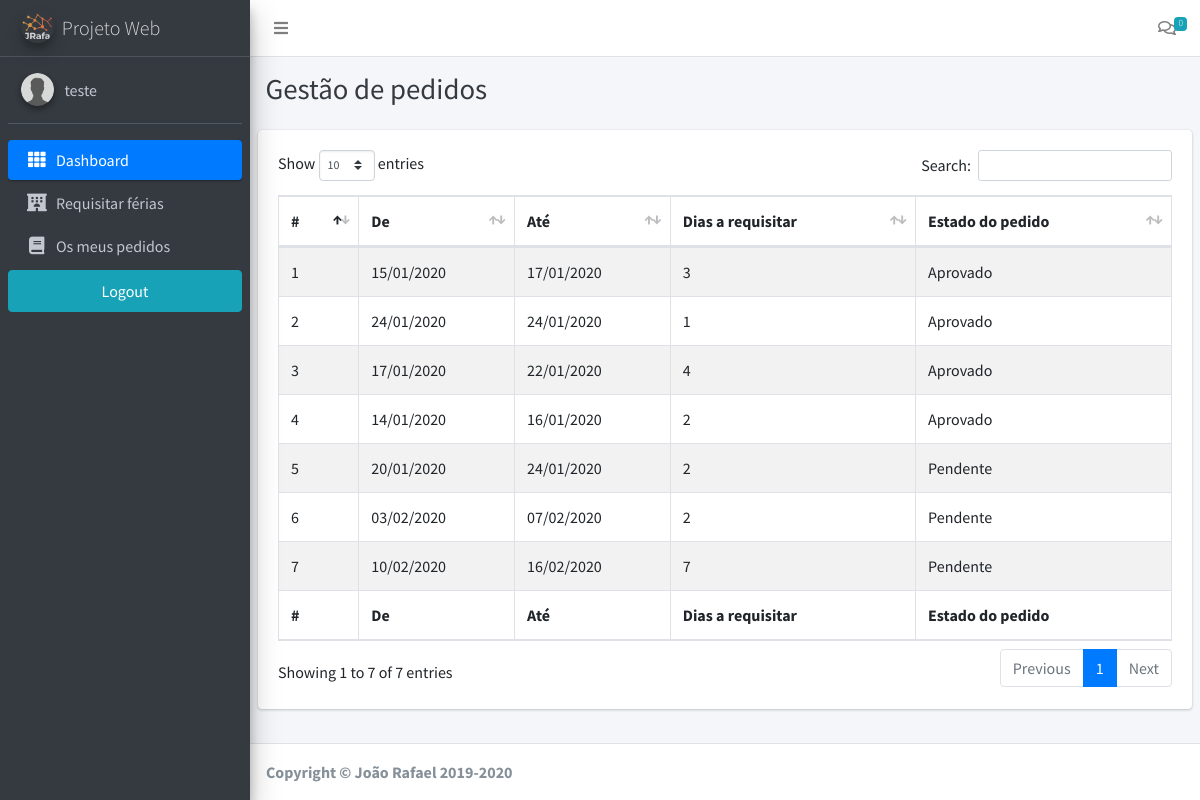
/userPedidos.view.php (signed in), run on the app's committed database.
### tables this page shows
CREATE TABLE `ferias` (
  `id` int(3) NOT NULL,
  `userId` int(3) NOT NULL,
  `from` varchar(20) NOT NULL,
  `to` varchar(20) NOT NULL,
  `days` int(11) NOT NULL,
  `status` varchar(20) DEFAULT 'pending'
);

### includes/helpers/userData.php (called while the page is built, shortened)
<?php
if (!(isset($_SESSION['logado']))) {
    echo '<script type="text/javascript">alert("Faça login para aceder a esta página");location="login.view.php";</script>';
} else {
    $user_Username = $_SESSION['userData']['username'];
}

### includes/models/message.model.php (called while the page is built, shortened)
<?php
class Message
{
    public function getMessagesFromUser($userId)
    {
        $conexaoBD = new ConexaoBD();
        $conexao = $conexaoBD->criarConexao();
        $sql = "SELECT * FROM messages WHERE destinationId = " . $userId . " ORDER BY `messages`.`date` DESC";
        $query = $conexao->query($sql);
        return $query->fetchAll(PDO::FETCH_ASSOC);
    }
}

### includes/models/ferias.model.php (called while the page is built, shortened)
<?php
class Ferias
{
    public function getAllByUserId($userId)
    {
        $conexaoBD = new ConexaoBD();
        $conexao = $conexaoBD->criarConexao();
        $sql = "SELECT * FROM ferias WHERE userId = $userId";
        $query = $conexao->query($sql);
        return $query->fetchAll(PDO::FETCH_ASSOC);
    }
}

### includes/controllers/userPedidos.controller.php (called while the page is built, shortened)
<?php
include "includes/helpers/userData.php";
include "includes/models/ferias.model.php";
include "includes/models/message.model.php";
$ferias = new Ferias();
$pedidos = $ferias->getAllByUserId($user_Id);

### userPedidos.view.php (the view, shortened to what this page needs)
<?php
include "includes/controllers/userPedidos.controller.php";
include "includes/header.php";
include "includes/userSidebar.php";
include "includes/navBar.php";
?>
<div class="content-wrapper">
    <div class="content-header">
        <div class="container-fluid">
            <div class="row mb-2">
                <div class="col-sm-6">
                    <h1 class="m-0 text-dark">Gestão de pedidos</h1>
                </div>
            </div>
        </div>
    </div>
    <section class="content">
        <div class="row">
            <div class="col-12">
                <div class="card">
                    <div class="card-body">
                        <table id="example2" class="table table-bordered table-striped">
                            <thead>
                                <tr>
                                    <th>#</th>
                                    <th>De</th>
                                    <th>Até</th>
                                    <th>Dias a requisitar</th>
                                    <th>Estado do pedido</th>
                                </tr>
                            </thead>
                            <tbody>
                                <?php
                                foreach ($pedidos as $index => $pedido) {
                                    if ($pedido['status'] == 'pending') {
                                        $estado = 'Pendente';
                                    } else if ($pedido['status'] == 'refused') {
                                        $estado = 'Recusado';
                                    } else {
                                        $estado = 'Aprovado';
                                    }
                                    echo    '<tr>
                                                <td>' . ($index + 1) . '</td>
                                                <td>' . $pedido['from'] . '</td>
                                                <td>' . $pedido['to'] . '</td>
                                                <td>' . $pedido['days'] . '</td>
                                                <td>' . $estado . '</td>
                                            </tr>';
                                } ?>
                            </tbody>
                            <tfoot>
                                <tr>
                                    <th>#</th>
                                    <th>De</th>
                                    <th>Até</th>
                                    <th>Dias a requisitar</th>
                                    <th>Estado do pedido</th>
                                </tr>
                            </tfoot>
                        </table>
                    </div>
                </div>
            </div>
        </div>
    </section>
</div>
<?php include "includes/footer.php";
include "includes/scripts.php" ?>
</body>
</html>

### includes/header.php (shortened to what this page needs)
<!DOCTYPE html>
<html lang="en">
<head>
    <link rel="stylesheet" href="css/Login-Form-Dark.css">
    <link rel="stylesheet" href="css/styles.css">
    <link rel="stylesheet" href="plugins/fontawesome-free/css/all.min.css">
    <link rel="stylesheet" href="dist/css/adminlte.min.css">
    <link rel="stylesheet" href="https://code.ionicframework.com/ionicons/2.0.1/css/ionicons.min.css">
    <link rel="stylesheet" href="../../plugins/datatables-bs4/css/dataTables.bootstrap4.css">
    <link rel="stylesheet" href="../../plugins/daterangepicker/daterangepicker.css">
    <link rel="stylesheet" href="../plugins/fullcalendar/main.min.css">
    <link rel="stylesheet" href="../plugins/fullcalendar-daygrid/main.min.css">
    <link rel="stylesheet" href="../plugins/fullcalendar-timegrid/main.min.css">
    <link rel="stylesheet" href="../plugins/fullcalendar-bootstrap/main.min.css">
</head>
<body class="hold-transition sidebar-mini">
    <div class="wrapper">

### includes/userSidebar.php
<aside class="main-sidebar sidebar-dark-primary elevation-4">
    <a href="index3.html" class="brand-link">
        <img src="dist/img/jrafa_Logo.png" alt="AdminLTE Logo" class="brand-image img-circle elevation-3" style="opacity: .8">
        <span class="brand-text font-weight-light">Projeto Web</span>
    </a>
    <div class="sidebar">
        <div class="user-panel mt-3 pb-3 mb-3 d-flex">
            <div class="image">
                <img src="dist/img/users/defaultUserImg.png" class="img-circle elevation-2" alt="User Image">
            </div>
            <div class="info">
                <a href="userEditarPerfil.view.php" class="d-block"><?= $user_Username ?></a>
            </div>
        </div>
        <nav class="mt-2">
            <ul class="nav nav-pills nav-sidebar flex-column" data-widget="treeview" role="menu" data-accordion="false">
                <li class="nav-item">
                    <a href="userDashboard.view.php" class="nav-link active">
                        <i class="nav-icon fas fa-th"></i>
                        <p>
                            Dashboard
                        </p>
                    </a>
                </li>
                <li class="nav-item">
                    <a href="userFeriasReq.view.php" class="nav-link">
                        <i class="fa fa-hotel nav-icon"></i>
                        <p>Requisitar férias</p>
                    </a>
                </li>
                <li class="nav-item">
                    <a href="userPedidos.view.php" class="nav-link">
                        <i class="fa fa-book nav-icon"></i>
                        <p>Os meus pedidos</p>
                    </a>
                </li>
                <li class="nav-item">
                    <a type="button" href="includes/controllers/logout.controller.php" class="text-white nav-link btn btn-block  btn-info">Logout</a>
                </li>
            </ul>
        </nav>
    </div>
</aside>

### includes/navBar.php (shortened to what this page needs)
<nav class="main-header navbar navbar-expand navbar-white navbar-light">
    <ul class="navbar-nav">
        <li class="nav-item">
            <a class="nav-link" data-widget="pushmenu" href="#"><i class="fas fa-bars"></i></a>
        </li>
    </ul>
    <ul class="navbar-nav ml-auto">
        <?php $tempM = new Message();
        $messages = $tempM->getMessagesFromUser($user_Id);
        ?>
        <li class="nav-item dropdown">
            <a class="nav-link" data-toggle="dropdown" href="#">
                <i class="far fa-comments"></i>
                <span class="badge badge-info navbar-badge"><?= sizeof($messages) ?></span>
            </a>
        </li>
    </ul>
</nav>

### includes/footer.php
<footer class="main-footer">
    <strong>Copyright &copy; João Rafael 2019-2020
</footer>
</div>

### data on the page
ferias: from "15/01/2020", to "17/01/2020", days "3", status "Aprovado"
ferias: from "24/01/2020", to "24/01/2020", days "1", status "Aprovado"
ferias: from "17/01/2020", to "22/01/2020", days "4", status "Aprovado"
ferias: from "14/01/2020", to "16/01/2020", days "2", status "Aprovado"
ferias: from "20/01/2020", to "24/01/2020", days "2", status "Pendente"
ferias: from "03/02/2020", to "07/02/2020", days "2", status "Pendente"
ferias: from "10/02/2020", to "16/02/2020", days "7", status "Pendente"

### other printed values
$user_Username "teste"
sizeof($messages) "0"
